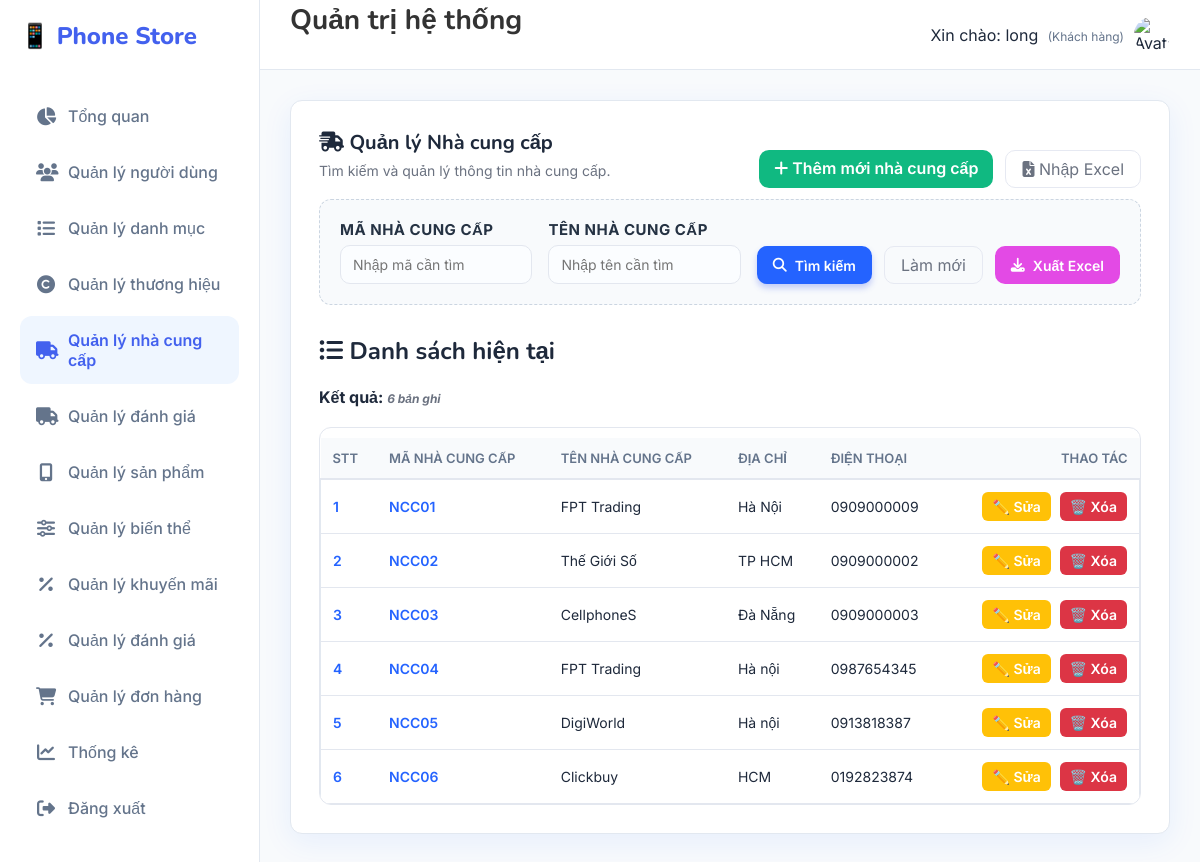
The page /Nhacungcap/danhsach (signed in) on the database its author committed.
### tables this page shows
CREATE TABLE `nha_cung_cap` (
  `ma_nha_cung_cap` varchar(20) NOT NULL,
  `ten_nha_cung_cap` varchar(255) NOT NULL,
  `dia_chi` varchar(255) DEFAULT NULL,
  `dien_thoai` varchar(20) DEFAULT NULL
);

### MVC/Core/controller.php (called while the page is built, shortened)
<?php
class controller
{
    public function model($model)
    {
        return new $model;
    }
    public function view($view, $data = [])
    {
        include_once __DIR__ . '/../Views/' . $view . '.php';
    }
}

### MVC/Controllers/Nhacungcap.php (called while the page is built, shortened)
<?php
class Nhacungcap extends controller
{
    private $ncc;
    function __construct()
    {
        $this->ncc = $this->model("NhaCungCap_m");
    }
    function danhsach()
    {
        $result = $this->ncc->NhaCungCap_getAll();
        $this->view('Master', [
            'page' => 'danhsachnhacungcap_v',
            'dulieu' => $result
        ]);
    }
}

### MVC/Core/app.php (called while the page is built, shortened)
<?php
class app
{
    protected $action = "Get_data";
    function __construct()
    {
        $arr = $this->processURL();
        if ($arr != null) {
            if (file_exists(__DIR__ . '/../Controllers/' . $arr[0] . '.php')) {
                unset($arr[0]);
            }
        }
        $this->controller = new $this->controller;
        if (isset($arr[1])) {
            if (method_exists($this->controller, $arr[1])) {
                $this->action = $arr[1];
                unset($arr[1]);
            }
        }
        $this->param = $arr ? array_values($arr) : [];
        call_user_func_array([$this->controller, $this->action], $this->param);
    }
    function processURL()
    {
        if (isset($_GET['url'])) {
            return explode('/', filter_var(trim($_GET['url']), FILTER_DEFAULT));
        }
    }
}

### index.php (called while the page is built, shortened)
<?php
    $myapp = new app();
?>

### MVC/Core/connectDB.php (called while the page is built, shortened)
<?php
class connectDB
{
    function __construct()
    {
        $this->con = mysqli_connect('localhost', 'root', '', 'phone_store_v2');
    }
}

### MVC/Models/NhaCungCap_m.php (called while the page is built, shortened)
<?php
class NhaCungCap_m extends connectDB
{
    function NhaCungCap_getAll()
    {
        $sql = "SELECT * FROM nha_cung_cap
                ORDER BY LENGTH(ma_nha_cung_cap), ma_nha_cung_cap";
        return mysqli_query($this->con, $sql);
    }
}

### MVC/Views/Pages/Danhsachnhacungcap_v.php (the view, shortened to what this page needs)
<!DOCTYPE html>
<html lang="vi">
<body>
    <main role="main">
        <div class="card">
            <div class="actions-top">
                <div>
                    <h1><i class="fa-solid fa-truck-fast"></i> Quản lý Nhà cung cấp</h1>
                    <p class="lead">Tìm kiếm và quản lý thông tin nhà cung cấp.</p>
                </div>
                <div class="actions">
                    <a href="http://localhost/Banhang/Nhacungcap/themmoi" class="btn-create"><i
                            class="fa-solid fa-plus"></i>
                        Thêm mới nhà cung cấp</a>
                    <a href="http://localhost/Banhang/Danhmuc/import_form" class="btn-ghost"><i
                            class="fa-solid fa-file-excel"></i> Nhập
                        Excel</a>
                </div>
            </div>
            <form method="post" action="http://localhost/Banhang/Nhacungcap/Timkiem" class="form-search"
                style="margin-bottom:30px;border:1px dashed #cbd5e1;padding:20px;border-radius:12px;background:#f8fafc">
                <div class="search-fields">
                    <div>
                        <label for="searchId">Mã nhà cung cấp</label>
                        <input type="text" id="searchId" name="txtMancc" placeholder="Nhập mã cần tìm"
                            value="<?php echo isset($data['mancc']) ? $data['mancc'] : '' ?>" />
                    </div>
                    <div>
                        <label for="searchName">Tên nhà cung cấp</label>
                        <input type="text" id="searchName" name="txtTenncc" placeholder="Nhập tên cần tìm"
                            value="<?php echo isset($data['tenncc']) ? $data['tenncc'] : '' ?>" />
                    </div>
                </div>
                <div class="actions" style="margin-top:0;">
                    <button type="submit" class="btn-primary" name="btnTim"><i class="fa-solid fa-search"></i> Tìm
                        kiếm</button>
                    <a href="http://localhost/Banhang/Nhacungcap/danhsach" class="btn-ghost">Làm mới</a>
                    <button type="submit" name="btnXuatexcel" class="btn-excel">
                        <i class="fa-solid fa-solid fa-download"></i> Xuất Excel
                    </button>
                </div>
            </form>
            <h2><i class="fa-solid fa-list-ul"></i> Danh sách hiện tại</h2>
            <?php if (isset($data['dulieu'])) {
            ?>
            <div style="margin:10px 0">
                <strong>Kết quả: <span id="resultCount" class="hint"></span></strong>
            </div>
            <div class="table-container">
                <table>
                    <thead>
                        <tr>
                            <th>STT</th>
                            <th>Mã nhà cung cấp</th>
                            <th>Tên nhà cung cấp</th>
                            <th>Địa chỉ</th>
                            <th>Điện thoại</th>
                            <th style="text-align:right">Thao tác</th>
                        </tr>
                    </thead>
                    <tbody id="nccBody">
                        <?php
                            $serial = 1;
                            while ($row = mysqli_fetch_array($data['dulieu'])) {
                            ?>
                        <tr>
                            <td><span style="font-weight:600;color:var(--accent)"><?php echo $serial++; ?></span>
                            </td>
                            <td><span
                                    style="font-weight:600;color:var(--accent)"><?php echo $row['ma_nha_cung_cap'] ?></span>
                            </td>
                            <td><?php echo $row['ten_nha_cung_cap'] ?></td>
                            <td><?php echo $row['dia_chi'] ?></td>
                            <td><?php echo $row['dien_thoai'] ?></td>
                            <td style="text-align:right">
                                <a href="http://localhost/Banhang/Nhacungcap/sua/<?php echo $row['ma_nha_cung_cap'] ?>"><button
                                        class="btn-edit">✏️
                                        Sửa</button></a>
                                <a href="http://localhost/Banhang/Nhacungcap/xoa/<?php echo $row['ma_nha_cung_cap'] ?>"
                                    onclick="return confirm('Bạn có chắc chắn muốn xoá không?')"><button
                                        class="btn-delete">🗑️
                                        Xóa</button></a>
                            </td>
                        </tr>
                        <?php } ?>
                    </tbody>
                </table>
            </div>
            <?php } ?>
        </div>
    </main>
</body>
</html>

### Public/Css/style.css (style rules this page uses)
:root { --primary: #4361ee; --primary-dark: #3a0ca3; --secondary: #4cc9f0; --accent: #f72585; --success: #10b981; --warning: #f59e0b; --danger: #ef4444; --dark: #1e293b; --light: #f8fafc; --white: #ffffff; --gray: #64748b; --border: #e2e8f0; --shadow: 0 10px 15px -3px rgba(0, 0, 0, 0.1), 0 4px 6px -2px rgba(0, 0, 0, 0.05); --radius: 16px; --sidebar-width: 260px; }
* { margin: 0; padding: 0; box-sizing: border-box; font-family: "Inter", sans-serif; }
body { background-color: var(--light); color: var(--dark); height: 100vh; overflow: hidden; }
a { text-decoration: none; transition: 0.3s; }
.card { background: var(--white); border-radius: var(--radius); padding: 30px; box-shadow: var(--shadow); border: 1px solid var(--border); margin-bottom: 30px; }
h1, h2 { color: var(--dark); margin-bottom: 20px; font-family: "Nunito", sans-serif; }
p.lead { color: var(--gray); margin-bottom: 25px; font-size: 15px; }
form { display: grid; grid-template-columns: repeat(2, 1fr); gap: 24px; }
label { font-size: 13px; font-weight: 600; color: var(--gray); margin-bottom: 8px; display: block; text-transform: uppercase; letter-spacing: 0.5px; }
input, select, textarea { width: 100%; padding: 12px 16px; border: 1px solid var(--border); border-radius: 10px; font-size: 15px; background: #f9fafb; transition: 0.2s; }
.actions { margin-top: 10px; display: flex; gap: 12px; justify-content: flex-end; grid-column: 1 / -1; }
button, .btn { padding: 10px 20px; border-radius: 10px; font-weight: 600; font-size: 14px; cursor: pointer; border: none; display: inline-flex; align-items: center; gap: 8px; transition: 0.2s; text-decoration: none; }
.btn-primary { background: var(--primary); color: #fff; box-shadow: 0 4px 6px rgba(67, 97, 238, 0.3); }
.btn-ghost { background: transparent; border: 1px solid var(--border); color: var(--gray); }
table { width: 100%; border-collapse: separate; border-spacing: 0 8px; margin-top: 10px; }
th { text-align: left; padding: 12px 16px; color: var(--gray); font-size: 13px; font-weight: 600; text-transform: uppercase; }
td { background: #fff; padding: 16px; border-top: 1px solid var(--border); border-bottom: 1px solid var(--border); font-size: 14px; color: var(--dark); }
td:first-child { border-left: 1px solid var(--border); border-top-left-radius: 12px; border-bottom-left-radius: 12px; }
td:last-child { border-right: 1px solid var(--border); border-top-right-radius: 12px; border-bottom-right-radius: 12px; }
.hint { font-size: 13px; color: var(--gray); margin-top: 10px; font-style: italic; }

### rows shown on the page
nha_cung_cap: ma_nha_cung_cap "NCC01", ten_nha_cung_cap "FPT Trading", dia_chi "Hà Nội", dien_thoai "0909000009"
nha_cung_cap: ma_nha_cung_cap "NCC02", ten_nha_cung_cap "Thế Giới Số", dia_chi "TP HCM", dien_thoai "0909000002"
nha_cung_cap: ma_nha_cung_cap "NCC03", ten_nha_cung_cap "CellphoneS", dia_chi "Đà Nẵng", dien_thoai "0909000003"
nha_cung_cap: ma_nha_cung_cap "NCC04", ten_nha_cung_cap "FPT Trading", dia_chi "Hà nội", dien_thoai "0987654345"
nha_cung_cap: ma_nha_cung_cap "NCC05", ten_nha_cung_cap "DigiWorld", dia_chi "Hà nội", dien_thoai "0913818387"
nha_cung_cap: ma_nha_cung_cap "NCC06", ten_nha_cung_cap "Clickbuy", dia_chi "HCM", dien_thoai "0192823874"

### other values the page prints
$_SESSION['user_name'] "long"
